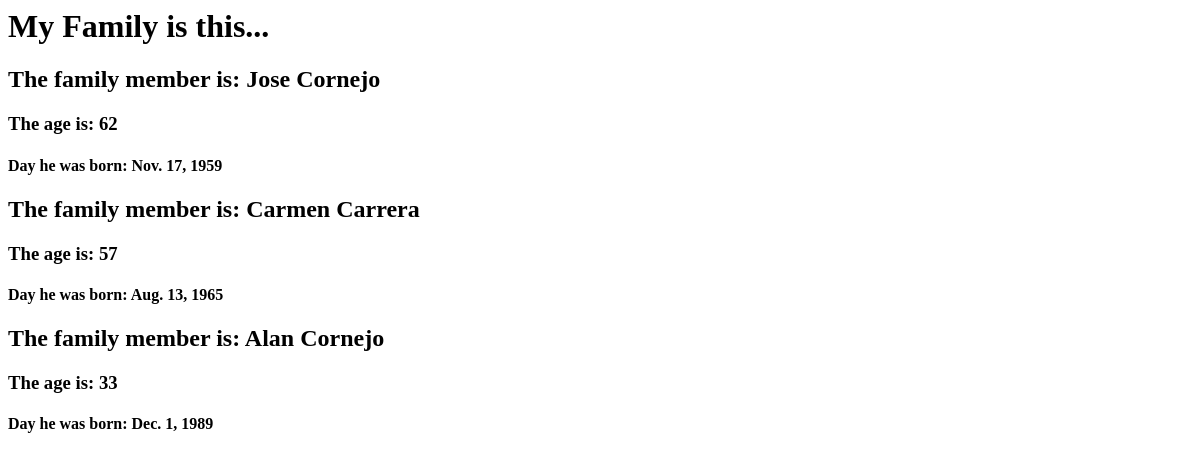
Before: / with the older database file.
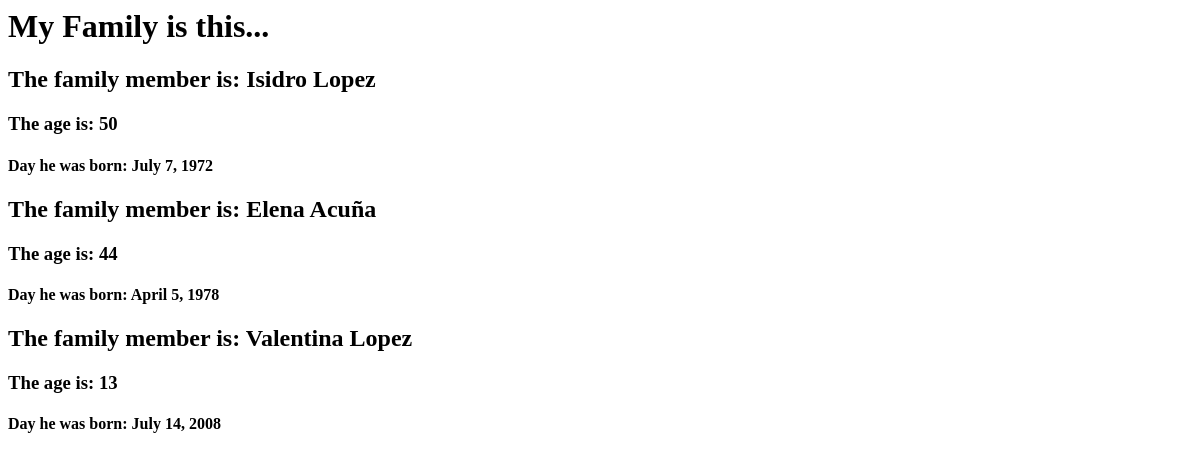
After: the same page with the newer database file.
### family/models.py (models this page shows, shortened)
class Family(models.Model):
    name = models.CharField(max_length=50)
    last_name = models.CharField(max_length=40)
    age = models.PositiveIntegerField(null=True, blank=True)
    birth_date = models.DateField()

### family/views.py (the view)
# urls.py: path('',views.show_members)
def show_members(request):
    members = Family.objects.all()
    return render(request,'membertemplate.html', {
        "members" : members
    })

### family/templates/membertemplate.html
<h1>My Family is this...</h1>
{% for member in members %}
<h2>The family member is: {{ member.name }} {{ member.last_name }}</h2>
<h3>The age is: {{ member.age }}</h3>
<h4>Day he was born: {{ member.birth_date }}</h4>
{% endfor %}

Changed rows visible on the page:
changed Family: name "Jose" → "Isidro"; last_name "Cornejo" → "Lopez"; age "62" → "50"; birth_date "Nov. 17, 1959" → "July 7, 1972"
changed Family: name "Carmen" → "Elena"; last_name "Carrera" → "Acuña"; age "57" → "44"; birth_date "Aug. 13, 1965" → "April 5, 1978"
changed Family: name "Alan" → "Valentina"; last_name "Cornejo" → "Lopez"; age "33" → "13"; birth_date "Dec. 1, 1989" → "July 14, 2008"
